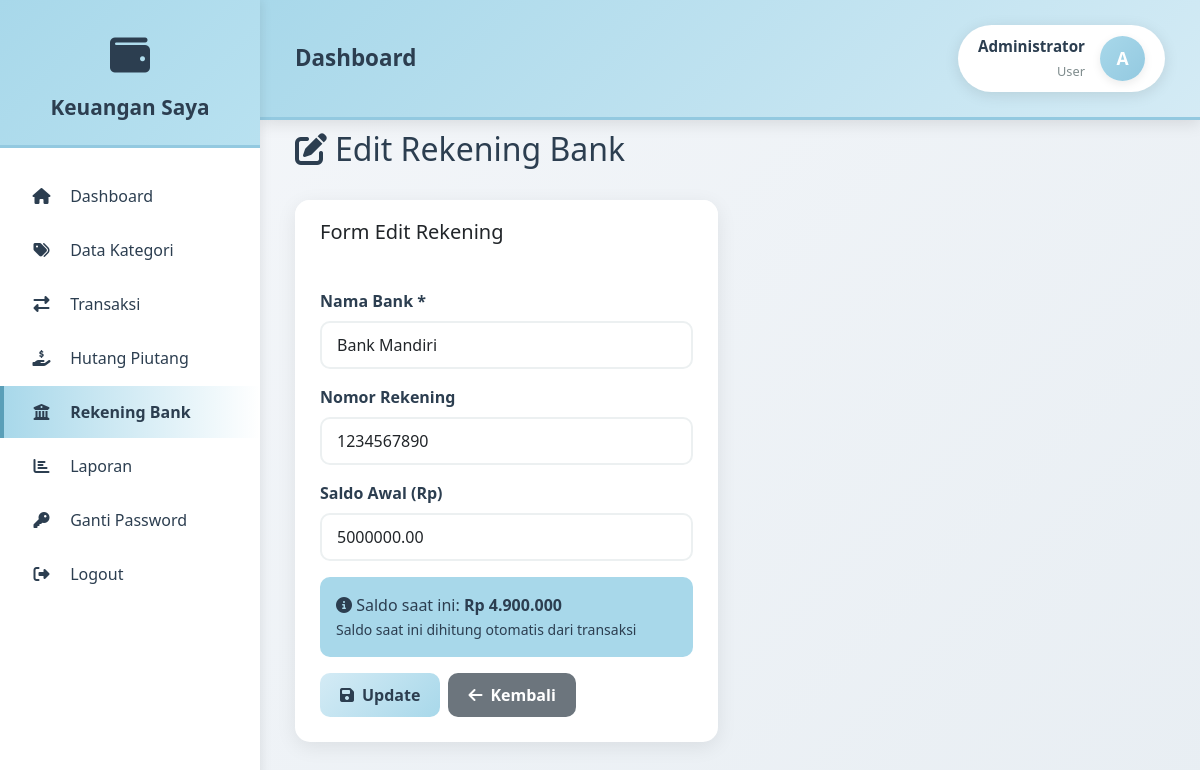
The page /pages/bank/edit.php?id=2 (signed in) on the database its author committed.
### tables this page shows
CREATE TABLE tbl_bank (
    bank_id INT AUTO_INCREMENT PRIMARY KEY,
    user_id INT NOT NULL,
    nama_bank VARCHAR(100) NOT NULL,
    nomor_rekening VARCHAR(50),
    saldo_awal DECIMAL(15,2) DEFAULT 0.00,
    saldo_saat_ini DECIMAL(15,2) DEFAULT 0.00,
    created_at TIMESTAMP DEFAULT CURRENT_TIMESTAMP,
    updated_at TIMESTAMP DEFAULT CURRENT_TIMESTAMP ON UPDATE CURRENT_TIMESTAMP,
    FOREIGN KEY (user_id) REFERENCES users(user_id) ON DELETE CASCADE,
    INDEX idx_user (user_id)
);

### pages/bank/edit.php (the view, shortened to what this page needs)
<?php
require_once __DIR__ . '/../../config/database.php';
$userId = getUserId();
$bankId = $_GET['id'] ?? 0;
$stmt = $pdo->prepare("SELECT * FROM tbl_bank WHERE bank_id = ? AND user_id = ?");
$stmt->execute([$bankId, $userId]);
$bank = $stmt->fetch();
include __DIR__ . '/../../includes/header.php';
include __DIR__ . '/../../includes/sidebar.php';
$data = $_SERVER['REQUEST_METHOD'] === 'POST' ? $_POST : $bank;
?>
<div class="row mb-4"><div class="col-12"><h2><i class="fas fa-edit me-2"></i>Edit Rekening Bank</h2></div></div>
<div class="row">
    <div class="col-lg-6">
        <div class="card">
            <div class="card-header"><h5 class="mb-0">Form Edit Rekening</h5></div>
            <div class="card-body">
                <form method="POST">
                    <div class="mb-3">
                        <label class="form-label">Nama Bank *</label>
                        <input type="text" class="form-control" name="nama_bank" required value="<?= htmlspecialchars($data['nama_bank'] ?? '') ?>">
                    </div>
                    <div class="mb-3">
                        <label class="form-label">Nomor Rekening</label>
                        <input type="text" class="form-control" name="nomor_rekening" value="<?= htmlspecialchars($data['nomor_rekening'] ?? '') ?>">
                    </div>
                    <div class="mb-3">
                        <label class="form-label">Saldo Awal (Rp)</label>
                        <input type="number" class="form-control" name="saldo_awal" min="0" value="<?= $data['saldo_awal'] ?? 0 ?>">
                    </div>
                    <div class="alert alert-info">
                        <i class="fas fa-info-circle"></i> Saldo saat ini: <strong>Rp <?= number_format($bank['saldo_saat_ini'], 0, ',', '.') ?></strong>
                        <br><small>Saldo saat ini dihitung otomatis dari transaksi</small>
                    </div>
                    <div class="d-flex gap-2">
                        <button type="submit" class="btn btn-warning"><i class="fas fa-save me-2"></i>Update</button>
                        <a href="index.php" class="btn btn-secondary"><i class="fas fa-arrow-left me-2"></i>Kembali</a>
                    </div>
                </form>
            </div>
        </div>
    </div>
</div>
<?php include __DIR__ . '/../../includes/footer.php'; ?>

### assets/css/style.css (style rules this page uses)
:root { --blue-pastel-1: #A8D8EA; --blue-pastel-2: #C3E5F0; --blue-pastel-3: #D4EBF5; --blue-pastel-4: #B8E1F0; --blue-pastel-5: #93C9E0; --blue-pastel-6: #7FC4DB; --blue-light: #E8F4F8; --blue-dark: #5A9FB8; --dark-text: #2c3e50; --light-text: #7f8c8d; --border-color: #ecf0f1; --shadow-color: rgba(0, 0, 0, 0.08); --income-color: #A8D8EA; --expense-color: #93C9E0; --total-color: #7FC4DB; }
* { margin: 0; padding: 0; box-sizing: border-box; }
body { font-family: 'Segoe UI', Tahoma, Geneva, Verdana, sans-serif; background: linear-gradient(135deg, #f5f7fa 0%, #e8eef3 100%); color: var(--dark-text); }
.card { border: none; border-radius: 15px; box-shadow: 0 5px 20px var(--shadow-color); transition: all 0.3s; overflow: hidden; }
.card-header { border: none; padding: 20px 25px; font-weight: 600; background: white; }
.card-body { padding: 25px; }
.btn { border-radius: 10px; padding: 10px 20px; font-weight: 600; transition: all 0.3s; border: none; }
.btn-warning { background: linear-gradient(135deg, var(--blue-pastel-3) 0%, var(--blue-pastel-1) 100%); color: var(--dark-text); }
.form-control, .form-select { border-radius: 10px; border: 2px solid var(--border-color); padding: 10px 15px; transition: all 0.3s; }
.form-label { font-weight: 600; margin-bottom: 8px; color: var(--dark-text); }
.fade-in { animation: fadeIn 0.5s ease-out; }
.alert { border-radius: 10px; border: none; }
.alert-info { background: var(--blue-pastel-1); color: var(--dark-text); }

### rows shown on the page
tbl_bank: nama_bank "Bank Mandiri", nomor_rekening "1234567890", saldo_awal "5000000.00", saldo_saat_ini "4.900.000"

### other values the page prints
$pageTitle "Dashboard"
getNamaLengkap() "Administrator"
substr(getNamaLengkap(), 0, 1) "A"
